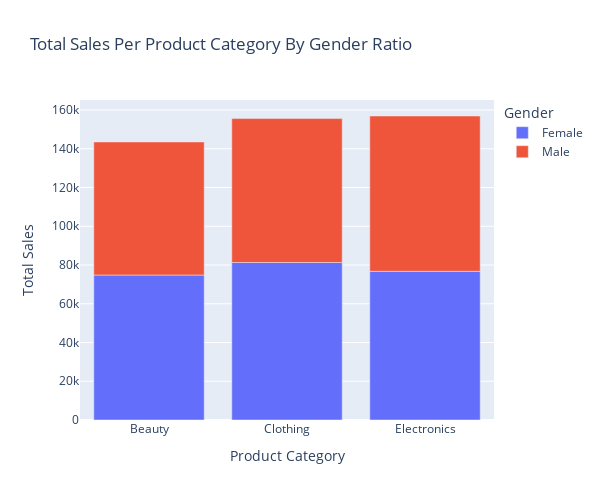

The notebook cell this image was saved under:
### Code cell
classifi_sale=df.groupby(["Gender","Product Category"])["Total Sales"].sum().reset_index()
fig=px.bar(classifi_sale,x="Product Category",y="Total Sales",color="Gender",title="Total Sales Per Product Category By Gender Ratio")
fig.update_layout(height=500,width=600)
fig.show()

plt.figure(figsize=(8,6))
sns.lineplot(data=classifi_sale,x="Product Category",y="Total Sales")
plt.title("Total Sales Per Product Category",fontsize=13)
plt.show()

### Figure 1 — Plotly figure (JSON) as saved in the notebook; plotly's stock layout.template omitted (floating-point values rounded to 4 significant figures)
{"data": [{"hovertemplate": "Gender=Female<br>Product Category=%{x}<br>Total Sales=%{y}<extra></extra>", "legendgroup": "Female", "marker": {"color": "#636efa", "pattern": {"shape": ""}}, "name": "Female", "orientation": "v", "showlegend": true, "textposition": "auto", "type": "bar", "x": ["Beauty", "Clothing", "Electronics"], "xaxis": "x", "y": [74830, 81275, 76735], "yaxis": "y"}, {"hovertemplate": "Gender=Male<br>Product Category=%{x}<br>Total Sales=%{y}<extra></extra>", "legendgroup": "Male", "marker": {"color": "#EF553B", "pattern": {"shape": ""}}, "name": "Male", "orientation": "v", "showlegend": true, "textposition": "auto", "type": "bar", "x": ["Beauty", "Clothing", "Electronics"], "xaxis": "x", "y": [68685, 74305, 80170], "yaxis": "y"}], "layout": {"barmode": "relative", "height": 500, "legend": {"title": {"text": "Gender"}, "tracegroupgap": 0}, "title": {"text": "Total Sales Per Product Category By Gender Ratio"}, "width": 600, "xaxis": {"anchor": "y", "domain": [0, 1], "title": {"text": "Product Category"}}, "yaxis": {"anchor": "x", "domain": [0, 1], "title": {"text": "Total Sales"}}}}
